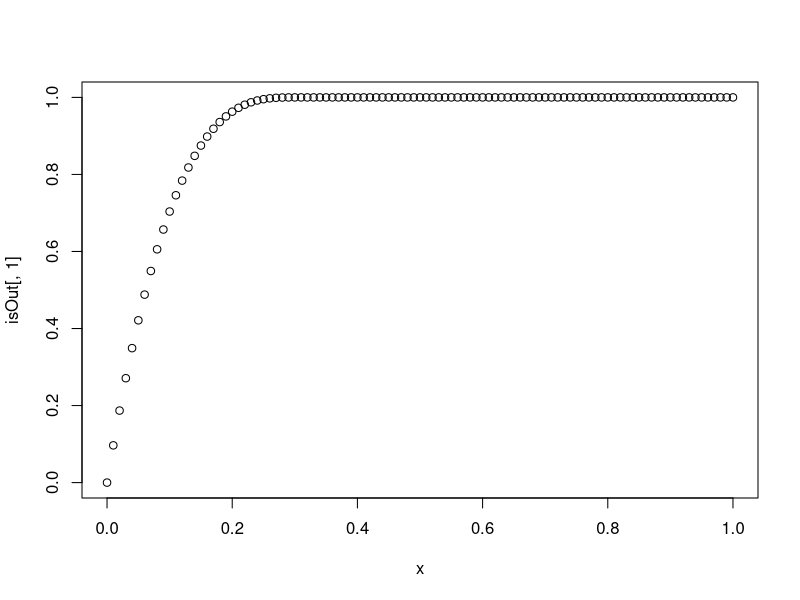
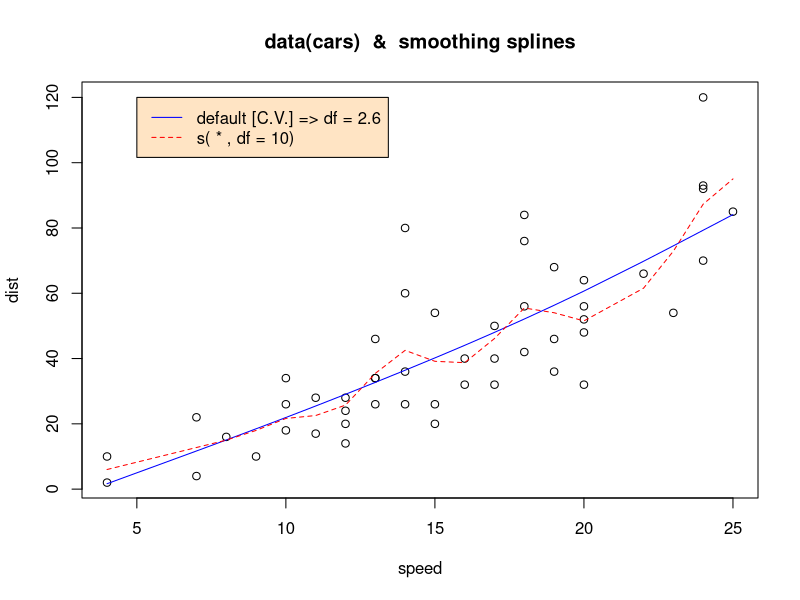
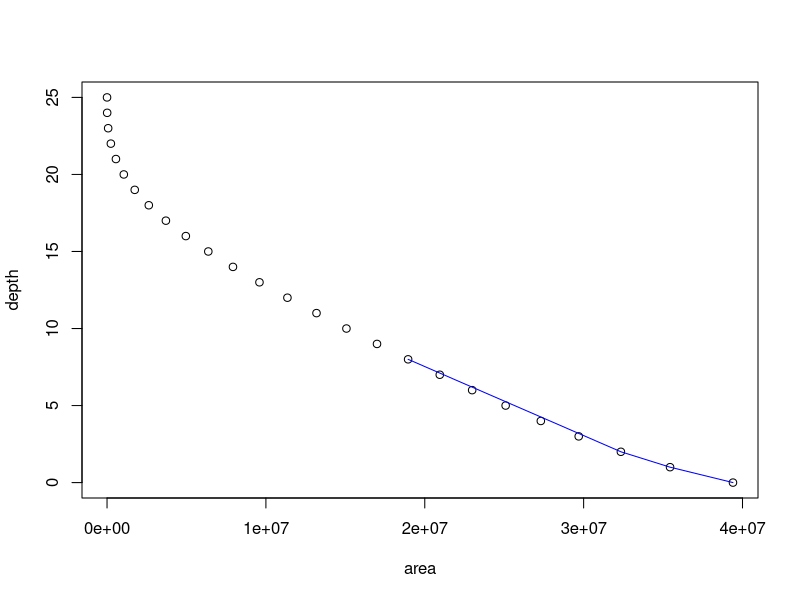

The R source for these figures, in order:
# ---- splines2 ----
library(splines2)

knots <- c(0.3, 0.5, 0.6)
x     <- seq(0, 1, 0.01)

isOut <- iSpline(x, knots = knots, degree = 2, intercept = TRUE)

dim(isOut)

plot(x, isOut[,1])

x <- seq.int(0, 1, 0.01)
knots <- c(0.2, 0.4, 0.7, 0.9)
ibsMat <- ibs(x, knots = knots, degree = 1, intercept = TRUE)

# ---- smooth.spline ----

plot(dist ~ speed, data = cars, main = "data(cars)  &  smoothing splines")
cars.spl <- with(cars, smooth.spline(speed, dist))
cars.spl

lines(cars.spl, col = "blue")
ss10 <- smooth.spline(cars[,"speed"], cars[,"dist"], df = 10)
lines(ss10, lty = 2, col = "red")
legend(5,120,c(paste("default [C.V.] => df =",round(cars.spl$df,1)),
               "s( * , df = 10)"), col = c("blue","red"), lty = 1:2,
       bg = 'bisque')

# test on rlakeanalyzer data ----
voldevshallow <- data.frame(
        area = c(39400000, 35439986.666602, 32344460.5094566, 29690397.106071,
                 27305624.7313029, 25090742.8299854, 22983516.1241443,
                 20944837.8303206, 18951770.4118829, 16993568.590542, 15069117.6666513,
                 13185069.5407765, 11354305.4190789, 9594516.61534161,
                 7926780.07170867, 6374054.90949652, 4959558.76499986, 3705006.78659029,
                 2628716.97576323, 1743606.61288258, 1055129.52496772,
                 559238.667950055, 240514.798261364, 70710.6610567963, 8224.25144224477, 0),
      depth = c(0L, 1L, 2L, 3L, 4L, 5L, 6L, 7L, 8L, 9L, 10L, 11L, 12L, 13L,
                 14L, 15L, 16L, 17L, 18L, 19L, 20L, 21L, 22L, 23L, 24L, 25L)
)

plot(depth ~ area, data = voldevshallow)
voldev.spl <- with(voldevshallow[c(1:3,
                                   which.min(abs(voldevshallow$area - voldevshallow$area[1] /2))),],
                   smooth.spline(area, depth))
lines(voldev.spl, col = "blue")

predict(voldev.spl, 0)

# ---- mgcv ----

library(mgcv)

head(trees)
